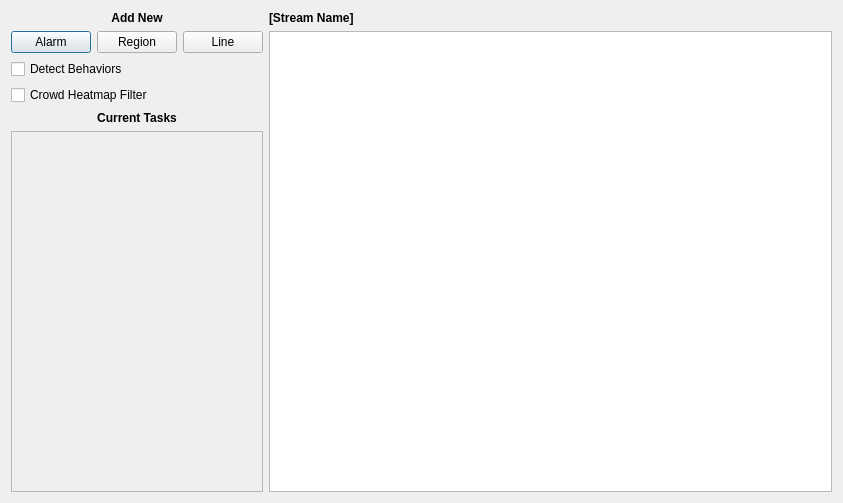
<?xml version="1.0" encoding="UTF-8"?>
<ui version="4.0">
 <class>TaskConfiguration</class>
 <widget class="QDialog" name="TaskConfiguration">
  <property name="geometry">
   <rect>
    <x>0</x>
    <y>0</y>
    <width>843</width>
    <height>503</height>
   </rect>
  </property>
  <property name="windowTitle">
   <string>Form</string>
  </property>
  <layout class="QHBoxLayout" name="horizontalLayout" stretch="2,5">
   <item>
    <layout class="QVBoxLayout" name="sidebar_layout">
     <item>
      <widget class="QLabel" name="add_new_label">
       <property name="font">
        <font>
         <weight>75</weight>
         <bold>true</bold>
        </font>
       </property>
       <property name="text">
        <string>Add New</string>
       </property>
       <property name="alignment">
        <set>Qt::AlignCenter</set>
       </property>
      </widget>
     </item>
     <item>
      <layout class="QHBoxLayout" name="add_button_layout">
       <item>
        <widget class="QPushButton" name="alarm_button">
         <property name="text">
          <string>Alarm</string>
         </property>
        </widget>
       </item>
       <item>
        <widget class="QPushButton" name="region_button">
         <property name="text">
          <string>Region</string>
         </property>
        </widget>
       </item>
       <item>
        <widget class="QPushButton" name="line_button">
         <property name="text">
          <string>Line</string>
         </property>
        </widget>
       </item>
      </layout>
     </item>
     <item>
      <widget class="QCheckBox" name="detect_behavior_checkbox">
       <property name="text">
        <string>Detect Behaviors</string>
       </property>
      </widget>
     </item>
     <item>
      <widget class="QCheckBox" name="crowd_heatmap_checkbox">
       <property name="text">
        <string>Crowd Heatmap Filter</string>
       </property>
      </widget>
     </item>
     <item>
      <widget class="QLabel" name="current_tasks_label">
       <property name="sizePolicy">
        <sizepolicy hsizetype="Preferred" vsizetype="Preferred">
         <horstretch>0</horstretch>
         <verstretch>0</verstretch>
        </sizepolicy>
       </property>
       <property name="font">
        <font>
         <weight>75</weight>
         <bold>true</bold>
        </font>
       </property>
       <property name="text">
        <string>Current Tasks</string>
       </property>
       <property name="alignment">
        <set>Qt::AlignCenter</set>
       </property>
      </widget>
     </item>
     <item>
      <widget class="ZoneList" name="zone_list">
       <property name="sizePolicy">
        <sizepolicy hsizetype="Preferred" vsizetype="Expanding">
         <horstretch>0</horstretch>
         <verstretch>0</verstretch>
        </sizepolicy>
       </property>
      </widget>
     </item>
    </layout>
   </item>
   <item>
    <layout class="QVBoxLayout" name="video_layout">
     <item>
      <widget class="QLabel" name="stream_name_label">
       <property name="font">
        <font>
         <weight>75</weight>
         <bold>true</bold>
        </font>
       </property>
       <property name="text">
        <string>[Stream Name]</string>
       </property>
      </widget>
     </item>
     <item>
      <widget class="VideoLarge" name="video"/>
     </item>
    </layout>
   </item>
  </layout>
 </widget>
 <customwidgets>
  <customwidget>
   <class>ZoneList</class>
   <extends>QScrollArea</extends>
   <header>visionapp.client.ui.dialogs.task_configuration.zone_list.zone_list</header>
  </customwidget>
  <customwidget>
   <class>VideoLarge</class>
   <extends>QGraphicsView</extends>
   <header>visionapp.client.ui.main_window.video_expanded_view.video_large.video_large</header>
  </customwidget>
 </customwidgets>
 <resources/>
 <connections>
  <connection>
   <sender>alarm_button</sender>
   <signal>clicked()</signal>
   <receiver>TaskConfiguration</receiver>
   <slot>new_alarm()</slot>
   <hints>
    <hint type="sourcelabel">
     <x>53</x>
     <y>48</y>
    </hint>
    <hint type="destinationlabel">
     <x>421</x>
     <y>251</y>
    </hint>
   </hints>
  </connection>
  <connection>
   <sender>region_button</sender>
   <signal>clicked()</signal>
   <receiver>TaskConfiguration</receiver>
   <slot>new_region()</slot>
   <hints>
    <hint type="sourcelabel">
     <x>144</x>
     <y>48</y>
    </hint>
    <hint type="destinationlabel">
     <x>421</x>
     <y>251</y>
    </hint>
   </hints>
  </connection>
  <connection>
   <sender>line_button</sender>
   <signal>clicked()</signal>
   <receiver>TaskConfiguration</receiver>
   <slot>new_line()</slot>
   <hints>
    <hint type="sourcelabel">
     <x>235</x>
     <y>48</y>
    </hint>
    <hint type="destinationlabel">
     <x>421</x>
     <y>251</y>
    </hint>
   </hints>
  </connection>
 </connections>
 <slots>
  <slot>new_alarm()</slot>
  <slot>new_region()</slot>
  <slot>new_line()</slot>
 </slots>
</ui>
